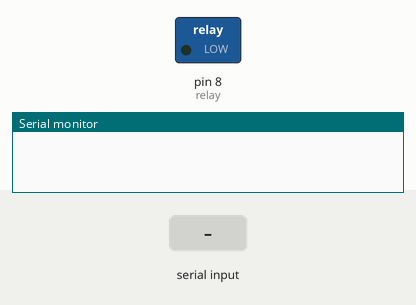
A sketch run on a simulated Arduino Uno, built with avr-gcc and run on an emulated ATmega328P. Parts: switched loads named in the sketch (green lamp = pin HIGH), the last lines printed to the serial monitor. Inputs (shaded band) come from the test bench.

Above: at 1.2 s.
1.3 s: "A" received over Serial
At 2.1 s:
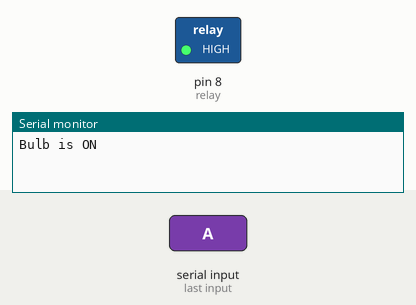
2.8 s: "B" received over Serial
At 3.3 s:
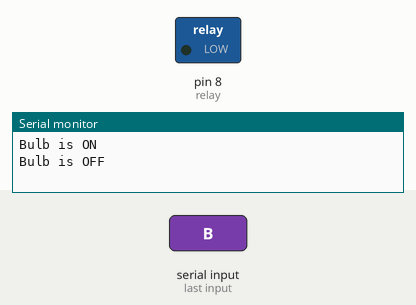
Timing chart, 0 to 5.8 s (numbered marks = the images above; inputs shaded):
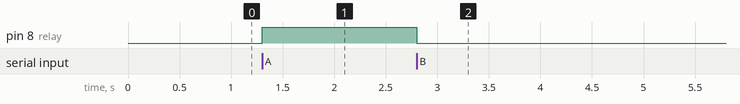

The sketch:

testing.ino
```cpp
int relay = 8;
int data;
void setup () {
  Serial.begin(9600);
  pinMode (relay, OUTPUT);
}
void loop () {
  if (Serial.available() > 0) {
    data = Serial.read();
    if (data == 'A') {
      digitalWrite (relay, HIGH);
      Serial.println("Bulb is ON");
    }
    if (data == 'B') {
      digitalWrite (relay, LOW);
      Serial.println("Bulb is OFF");
    }
  }
}
```

Measured:
- after the input at 1.3 s, pin 8 (relay): LOW → HIGH at once
- after the input at 2.8 s, pin 8 (relay): HIGH → LOW at once
